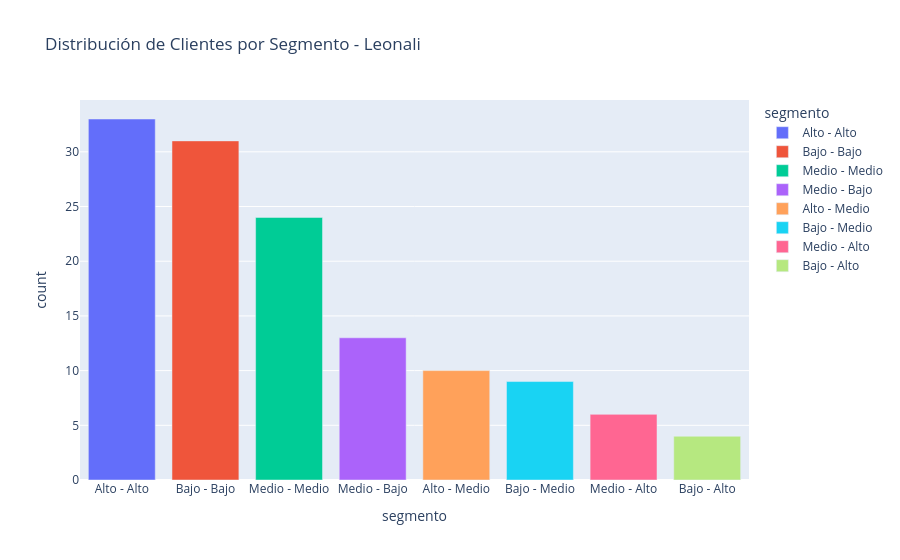

Notebook code for this chart:
### Code cell
fig = px.bar(
    clientes['segmento'].value_counts().reset_index(),
    x='segmento',
    y='count',
    color='segmento',
    title='Distribución de Clientes por Segmento - Leonali'
)
fig.show()
fig.write_image('../reports/10_segmentos_clientes.png', width=1200, height=500)

### Figure 1 — Plotly figure (JSON) as saved in the notebook; plotly's stock layout.template omitted (floating-point values rounded to 4 significant figures)
{"data": [{"hovertemplate": "segmento=%{x}<br>count=%{y}<extra></extra>", "legendgroup": "Alto - Alto", "marker": {"color": "#636efa", "pattern": {"shape": ""}}, "name": "Alto - Alto", "orientation": "v", "showlegend": true, "textposition": "auto", "type": "bar", "x": ["Alto - Alto"], "xaxis": "x", "y": [33], "yaxis": "y"}, {"hovertemplate": "segmento=%{x}<br>count=%{y}<extra></extra>", "legendgroup": "Bajo - Bajo", "marker": {"color": "#EF553B", "pattern": {"shape": ""}}, "name": "Bajo - Bajo", "orientation": "v", "showlegend": true, "textposition": "auto", "type": "bar", "x": ["Bajo - Bajo"], "xaxis": "x", "y": [31], "yaxis": "y"}, {"hovertemplate": "segmento=%{x}<br>count=%{y}<extra></extra>", "legendgroup": "Medio - Medio", "marker": {"color": "#00cc96", "pattern": {"shape": ""}}, "name": "Medio - Medio", "orientation": "v", "showlegend": true, "textposition": "auto", "type": "bar", "x": ["Medio - Medio"], "xaxis": "x", "y": [24], "yaxis": "y"}, {"hovertemplate": "segmento=%{x}<br>count=%{y}<extra></extra>", "legendgroup": "Medio - Bajo", "marker": {"color": "#ab63fa", "pattern": {"shape": ""}}, "name": "Medio - Bajo", "orientation": "v", "showlegend": true, "textposition": "auto", "type": "bar", "x": ["Medio - Bajo"], "xaxis": "x", "y": [13], "yaxis": "y"}, {"hovertemplate": "segmento=%{x}<br>count=%{y}<extra></extra>", "legendgroup": "Alto - Medio", "marker": {"color": "#FFA15A", "pattern": {"shape": ""}}, "name": "Alto - Medio", "orientation": "v", "showlegend": true, "textposition": "auto", "type": "bar", "x": ["Alto - Medio"], "xaxis": "x", "y": [10], "yaxis": "y"}, {"hovertemplate": "segmento=%{x}<br>count=%{y}<extra></extra>", "legendgroup": "Bajo - Medio", "marker": {"color": "#19d3f3", "pattern": {"shape": ""}}, "name": "Bajo - Medio", "orientation": "v", "showlegend": true, "textposition": "auto", "type": "bar", "x": ["Bajo - Medio"], "xaxis": "x", "y": [9], "yaxis": "y"}, {"hovertemplate": "segmento=%{x}<br>count=%{y}<extra></extra>", "legendgroup": "Medio - Alto", "marker": {"color": "#FF6692", "pattern": {"shape": ""}}, "name": "Medio - Alto", "orientation": "v", "showlegend": true, "textposition": "auto", "type": "bar", "x": ["Medio - Alto"], "xaxis": "x", "y": [6], "yaxis": "y"}, {"hovertemplate": "segmento=%{x}<br>count=%{y}<extra></extra>", "legendgroup": "Bajo - Alto", "marker": {"color": "#B6E880", "pattern": {"shape": ""}}, "name": "Bajo - Alto", "orientation": "v", "showlegend": true, "textposition": "auto", "type": "bar", "x": ["Bajo - Alto"], "xaxis": "x", "y": [4], "yaxis": "y"}], "layout": {"barmode": "relative", "legend": {"title": {"text": "segmento"}, "tracegroupgap": 0}, "title": {"text": "Distribución de Clientes por Segmento - Leonali"}, "xaxis": {"anchor": "y", "categoryarray": ["Alto - Alto", "Bajo - Bajo", "Medio - Medio", "Medio - Bajo", "Alto - Medio", "Bajo - Medio", "Medio - Alto", "Bajo - Alto"], "categoryorder": "array", "domain": [0, 1], "title": {"text": "segmento"}}, "yaxis": {"anchor": "x", "domain": [0, 1], "title": {"text": "count"}}}}
